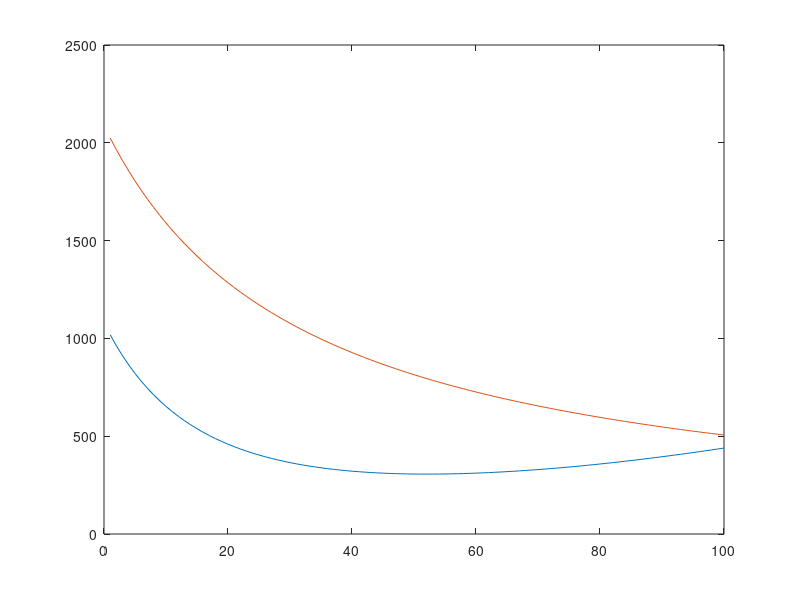

Here is the MATLAB script that generated this plot:
% How to Climb
close all; clear; clc;

shaft_power = 345;  % [hp]
propeller_efficiency = .8; 
power_output = shaft_power * propeller_efficiency;  % [hp]
W = 10200;          % [lbf] takeoff weight
S = 220;            % [ft^2] wing area
k = 0.01326;
CD0 = 0.017;
rho = 0.00224114;   % [slugs/ft^3]

test_v = linspace(75,300);
climb_angle = zeros(size(test_v));
CL = nan(length(test_v),1);
CD = CL;
D = CL;
T = CL;
for i = 1:length(test_v)
    v = test_v(i);
    CL(i) = (2*W)/(rho*S*(v)^2);
    CD(i) = CD0 + k*(CL(i)^2); %from drag polar given
    D(i) = .5 * rho * v^2 * CD(i) * S;
    climb_angle(i) = asind( ((power_output)/(v*W))- (D(i)/W) );     % [degrees]

    T(i) = power_output*550/v;
end

% plot(test_v,climb_angle)

figure()
plot(D)
hold on
plot(T)